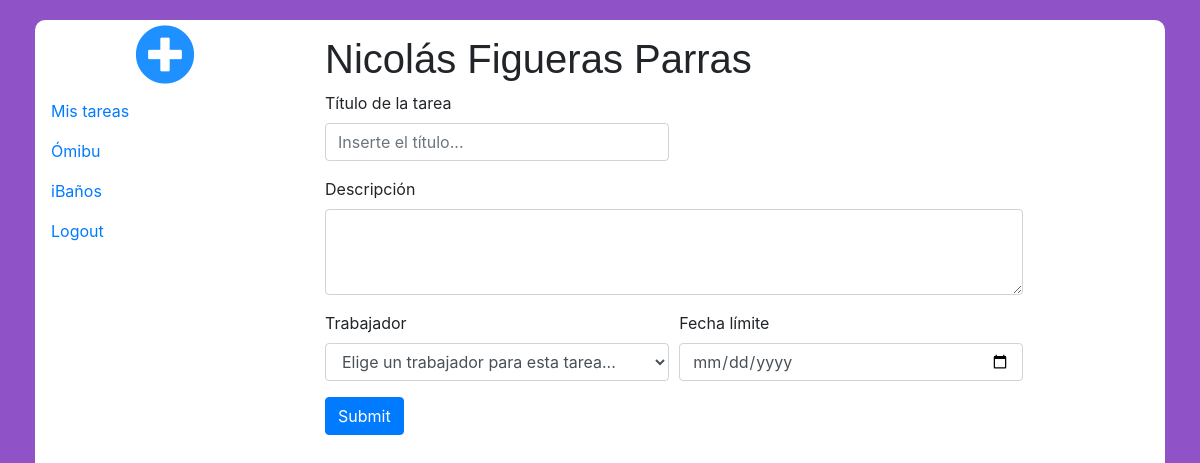
The page /tasks/addTask.php (signed in) on the database its author committed.
### tables this page shows
CREATE TABLE `worker` (
  `worker_ID` bigint(20) UNSIGNED NOT NULL,
  `name` varchar(50) NOT NULL,
  `surname` varchar(70) NOT NULL,
  `address` varchar(200) NOT NULL,
  `position` varchar(80) NOT NULL,
  `email` varchar(100) NOT NULL,
  `password` varchar(20) NOT NULL,
  `phone` int(9) NOT NULL
);

CREATE TABLE `client` (
  `client_ID` bigint(20) UNSIGNED NOT NULL,
  `name` varchar(50) NOT NULL
);

### tasks/addTask.php (the view, shortened to what this page needs)
<!DOCTYPE HTML>
<html lang="es">
	<head>
		<link rel="stylesheet" type="text/css" href="../css/main.css">
		<link rel="stylesheet" href="https://stackpath.bootstrapcdn.com/bootstrap/4.3.1/css/bootstrap.min.css">
		<link rel="stylesheet" href="https://use.fontawesome.com/releases/v5.8.1/css/all.css">
	</head>
	<body>
			<?php
                $db = connectDb();
            ?>
			<?php
				$workerData = mysqli_fetch_array(mysqli_query($db, "SELECT * FROM worker WHERE email = '$_SESSION[email]'"));
			?>
		<div class="container-fluid">
			<div class="mainBox">
                    <div class="row">
                            <div class="col-3 addClientBox">
                                <a href="#"><i class="fas fa-plus-circle addClientBtn"></i></a>
                            </div>
                            <div class="col-9 welcomeMessage">
                                <h1><?php echo $workerData['name']." ".$workerData['surname'] ?></h1>
                            </div>
                    </div>
                    <div class="row">
                            <div class="col-3">
                                <div class="nav flex-column nav-pills" id="v-pills-tab" role="tablist" aria-orientation="vertical">
                                    <a class="nav-link" href="../myTasks/">Mis tareas</a>
                                    <?php
                                        $clientsQuery = mysqli_query($db, "SELECT * FROM client");
                                        if($row = mysqli_fetch_array($clientsQuery)){
                                            do{
                                                if(isset($_GET['client'])){
                                                    if($_GET['client'] == $row['client_ID']){
                                                        echo "<a class='nav-link active' href='../index.php?client='$row[client_ID]'>".$row['name']."</a>";
                                                    }else{
                                                        echo "<a class='nav-link' href='../index.php?client=$row[client_ID]'>".$row['name']."</a>";
                                                    }
                                                }else{
                                                    echo "<a class='nav-link' href='../index.php?client=$row[client_ID]'>".$row['name']."</a>";
                                                }
                                            }while($row = mysqli_fetch_array($clientsQuery));
                                        }
                                    ?>
                                    <a class="nav-link" href="../login/logout.php">Logout</a>
                                </div>
                            </div>
                            <div class="col-9">
                                <div class="tab-content" id="v-pills-tabContent">
                                    <div class="tab-pane fade show active" id="v-pills-home" role="tabpanel" aria-labelledby="v-pills-home-tab">
                                        <form action="addTask.php" method="post" id="addTaskForm">
                                            <div class="form-row">
                                                <div class="form-group col-md-5">
                                                    <label for="title">Título de la tarea</label>
                                                    <input id="title" name="title" type="text" class="form-control" placeholder="Inserte el título..." required>
                                                </div>
                                            </div>
                                            <div class="form-row">
                                                <div class="form-group col-md-10">
                                                    <label for="description">Descripción</label>
                                                    <textarea class="form-control" name="description" id="description" rows="3"></textarea>
                                                </div>
                                            </div>
                                            <div class="form-row">
                                                <div class="form-group col-md-5">
                                                    <label for="worker">Trabajador</label>
                                                    <select id="worker" name="worker" class="form-control">
                                                        <option selected disabled value="0">Elige un trabajador para esta tarea...</option>
                                                    </select>
                                                </div>
                                                <div class="form-group col-md-5">
                                                    <label for="limitDate">Fecha límite</label>
                                                    <input type="date" class="form-control"name="limitDate" id="limitDate">
                                                </div>
                                            </div>
                                            <div class="form-row">
                                                <div class="form-group col-md-2">
                                                    <input type="submit" class="btn btn-primary" id="addTask" name="addTask">
                                                </div>
                                            </div>
                                        </form>
                                    </div>
                                </div>
                            </div>
                    </div>
			</div>
		</div>
	</body>
</html>

### css/main.css (style rules this page uses)
h1 { font-family: arial, sans-serif; font-size: 16px; font-weight: bold; padding-top: 15px; margin-bottom: 1px; }
body { background-color: #9053c7 !important; }
.mainBox { margin: 20px !important; background: white !important; height:95vh; border-radius: 10px; }
.addClientBtn { font-size: 60px; color: dodgerblue; padding-top: 5px; }
.addClientBox { text-align: center; }
body { font-family: Poppins-Regular, sans-serif; }

### rows shown on the page
worker: name "Nicolás", surname "Figueras Parras"
client: name "Ómibu"
client: name "iBaños"
